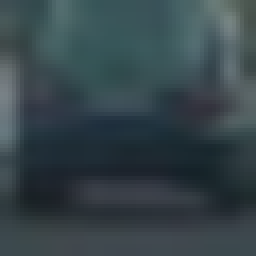
#> input picture VehicleDetection/training_set/vehicles/GTI_Far/image0022.png, 64 x 64 px (shown 4 times larger); its folder holds 3 pictures in this run
$ jupyter execute --allow-errors vehicle_detection_project.ipynb   (shell and % lines are left out)   (older library calls are emulated)
#> lines starting #> are read from the running program, lines starting #| are printed output that depends on the picture
# Udacity Self-Driving Car Engineer Nanodegree Program
## Vehicle Detection Project
---
The goals / steps of this project are the following:

* Perform a Histogram of Oriented Gradients (HOG) feature extraction on a labeled training set of images and train a classifier Linear SVM classifier
* Optionally, you can also apply a color transform and append binned color features, as well as histograms of color, to your HOG feature vector.
* Note: for those first two steps don't forget to normalize your features and randomize a selection for training and testing.
* Implement a sliding-window technique and use your trained classifier to search for vehicles in images.
* Run your pipeline on a video stream (start with the test_video.mp4 and later implement on full project_video.mp4) and create a heat map of recurring detections frame by frame to reject outliers and follow detected vehicles.
* Estimate a bounding box for vehicles detected.
---

### Import Statements

[cell 1]
from skimage.feature import hog
from sklearn.svm import LinearSVC
from sklearn.preprocessing import StandardScaler
# for scikit-learn >= 0.18 use:
from sklearn.model_selection import train_test_split
# from sklearn.cross_validation import train_test_split
from scipy.ndimage.measurements import label
import matplotlib.image as mpimg
import matplotlib.pyplot as plt
from moviepy.editor import VideoFileClip
from IPython.display import HTML
import numpy as np
import pickle
import cv2
import glob
import time


print('...')

### Load Training Data

[cell 2]
car_images = glob.glob('training_set/vehicles/**/*.png')
noncar_images = glob.glob('training_set/non-vehicles/**/*.png')
print(len(car_images), len(noncar_images))

### Visualize Some of the Data

[cell 3]
# fig, axs = plt.subplots(8,8, figsize=(16, 16))
# fig.subplots_adjust(hspace = .2, wspace=.001)
# axs = axs.ravel()

# # Step through the list and search for chessboard corners
# for i in np.arange(32):
#     img = cv2.imread(car_images[np.random.randint(0,len(car_images))])
#     img = cv2.cvtColor(img,cv2.COLOR_BGR2RGB)
#     axs[i].axis('off')
#     axs[i].set_title('car', fontsize=10)
#     axs[i].imshow(img)
# for i in np.arange(32,64):
#     img = cv2.imread(noncar_images[np.random.randint(0,len(noncar_images))])
#     img = cv2.cvtColor(img,cv2.COLOR_BGR2RGB)
#     axs[i].axis('off')
#     axs[i].set_title('nope', fontsize=10)
#     axs[i].imshow(img)

### Define Method to Convert Image to Histogram of Oriented Gradients (HOG)
*This method was duplicated from lesson materials*

[cell 4]
def get_hog_features(img, orient, pix_per_cell, cell_per_block,
                        vis=False, feature_vec=True):
    # Call with two outputs if vis==True
    if vis == True:
        features, hog_image = hog(img, orientations=orient,
                                  pixels_per_cell=(pix_per_cell, pix_per_cell),
                                  cells_per_block=(cell_per_block, cell_per_block),
                                  transform_sqrt=False,
                                  visualise=vis, feature_vector=feature_vec)
        return features, hog_image
    # Otherwise call with one output
    else:
        features = hog(img, orientations=orient,
                       pixels_per_cell=(pix_per_cell, pix_per_cell),
                       cells_per_block=(cell_per_block, cell_per_block),
                       transform_sqrt=False,
                       visualise=vis, feature_vector=feature_vec)
        return features

print('...')

Visualize HOG on example image

[cell 5]
# [17 lines of commented-out code are left out]

### Method to Extract HOG Features from an Array of Car and Non-Car Images
*The code for this method was mostly duplicated from course lesson material.*

[cell 6]
# Define a function to extract features from a list of image locations
# This function could also be used to call bin_spatial() and color_hist() (as in the lessons) to extract
# flattened spatial color features and color histogram features and combine them all (making use of StandardScaler)
# to be used together for classification
def extract_features(imgs, cspace='RGB', orient=9,
                        pix_per_cell=8, cell_per_block=2, hog_channel=0):
    # Create a list to append feature vectors to
#> called with cspace = 'YUV', orient = 11, pix_per_cell = 16, cell_per_block = 2, hog_channel = 'ALL'
    features = []
    # Iterate through the list of images
    for file in imgs:
        # Read in each one by one
        image = mpimg.imread(file)
#> image is the input picture: shape (64, 64, 3) float32; mean R, G, B 0.211, 0.269, 0.291
        # apply color conversion if other than 'RGB'
        if cspace != 'RGB':
            if cspace == 'HSV':
                feature_image = cv2.cvtColor(image, cv2.COLOR_RGB2HSV)
            elif cspace == 'LUV':
                feature_image = cv2.cvtColor(image, cv2.COLOR_RGB2LUV)
            elif cspace == 'HLS':
                feature_image = cv2.cvtColor(image, cv2.COLOR_RGB2HLS)
            elif cspace == 'YUV':
                feature_image = cv2.cvtColor(image, cv2.COLOR_RGB2YUV)
#> feature_image: shape (64, 64, 3) float32; mean of channels 0, 1, 2 0.254, 0.518, 0.462
            elif cspace == 'YCrCb':
                feature_image = cv2.cvtColor(image, cv2.COLOR_RGB2YCrCb)
        else: feature_image = np.copy(image)

        # Call get_hog_features() with vis=False, feature_vec=True
        if hog_channel == 'ALL':
            hog_features = []
            for channel in range(feature_image.shape[2]):
                hog_features.append(get_hog_features(feature_image[:,:,channel],
                                    orient, pix_per_cell, cell_per_block,
                                    vis=False, feature_vec=True))
#> after the loop, hog_features = 3 items
            hog_features = np.ravel(hog_features)
#> hog_features = 1188 values, max 0.414 at index 313, min 0 at index 796, mean 0.117
        else:
            hog_features = get_hog_features(feature_image[:,:,hog_channel], orient,
                        pix_per_cell, cell_per_block, vis=False, feature_vec=True)
        # Append the new feature vector to the features list
        features.append(hog_features)
    # Return list of feature vectors
    return features

print('...')

### Extract Features for Input Datasets and Combine, Define Labels Vector, Shuffle and Split

[cell 7]
# Feature extraction parameters
colorspace = 'YUV' # Can be RGB, HSV, LUV, HLS, YUV, YCrCb
orient = 11
pix_per_cell = 16
cell_per_block = 2
hog_channel = 'ALL' # Can be 0, 1, 2, or "ALL"

t = time.time()
car_features = extract_features(car_images, cspace=colorspace, orient=orient,
                        pix_per_cell=pix_per_cell, cell_per_block=cell_per_block,
                        hog_channel=hog_channel)
notcar_features = extract_features(noncar_images, cspace=colorspace, orient=orient,
                        pix_per_cell=pix_per_cell, cell_per_block=cell_per_block,
                        hog_channel=hog_channel)
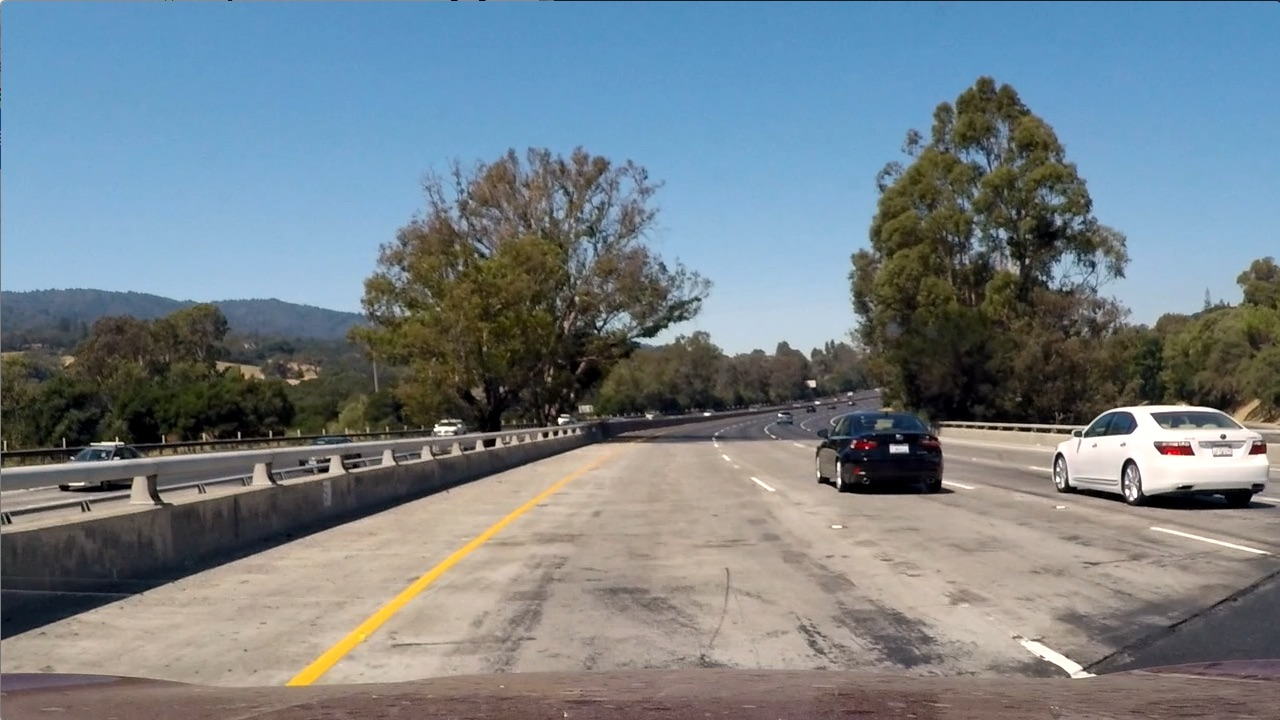
#> input picture VehicleDetection/test_images/test1.jpg, 1280 x 720 px
#> further down, test_img is the input picture: shape (720, 1280, 3); mean R, G, B 117.5, 128.7, 135.5
t2 = time.time()
print(round(t2-t, 2), 'Seconds to extract HOG features...')
# Create an array stack of feature vectors
#> (the rest of this cell did not finish here and is left out)

**Parameter exploration**

| Configuration Label | Colorspace | Orientations | Pixels Per Cell | Cells Per Block | HOG Channel | Extract Time |
| :-----------------: | :--------: | :----------: | :-------------: | :-------------: | :---------: | ------------:|
| 1                   | RGB        | 9            | 8               | 2               | ALL         | 71.16        |
| 2                   | HSV        | 9            | 8               | 2               | 1           | 43.74        |
| 3                   | HSV        | 9            | 8               | 2               | 2           | 36.35        |
| 4                   | LUV        | 9            | 8               | 2               | 0           | 37.42        |
| 5                   | LUV        | 9            | 8               | 2               | 1           | 38.34        |
| 6                   | HLS        | 9            | 8               | 2               | 0           | 37.42        |
| 7                   | HLS        | 9            | 8               | 2               | 1           | 42.04        |
| 8                   | YUV        | 9            | 8               | 2               | 0           | 35.86        |
| 9                   | YCrCb      | 9            | 8               | 2               | 1           | 38.32        |
| 10                  | YCrCb      | 9            | 8               | 2               | 2           | 38.99        |
| 11                  | HSV        | 9            | 8               | 2               | ALL         | 79.72        |
| 12                  | LUV        | 9            | 8               | 2               | ALL         | 78.57        |
| 13                  | HLS        | 9            | 8               | 2               | ALL         | 81.37        |
| 14                  | YUV        | 9            | 8               | 2               | ALL         | 81.82        |
| 15                  | YCrCb      | 9            | 8               | 2               | ALL         | 79.05        |
| 16                  | YUV        | 9            | 8               | 1               | 0           | 44.04        |
| 17                  | YUV        | 9            | 8               | 3               | 0           | 37.74        |
| 18                  | YUV        | 6            | 8               | 2               | 0           | 37.12        |
| 19                  | YUV        | 12           | 8               | 2               | 0           | 40.11        |
| 20                  | YUV        | 11           | 8               | 2               | 0           | 38.01        |
| 21                  | YUV        | 11           | 16              | 2               | 0           | 30.21        |
| 22                  | YUV        | 11           | 12              | 2               | 0           | 30.33        |
| 23                  | YUV        | 11           | 4               | 2               | 0           | 69.08        |
| 24                  | YUV        | 11           | 16              | 2               | ALL         | 55.20        |
| 25                  | YUV        | 7            | 16              | 2               | ALL         | 53.18        |

### Train a Classifier

[cell 8]
# Use a linear SVC
svc = LinearSVC()
# Check the training time for the SVC
t = time.time()
#> (the rest of this cell did not finish here and is left out)

**Exploration**

| Configuration (above) | Classifier | Accuracy | Train Time |
| :-------------------: | :--------: | -------: | ---------: |
| 1                     | Linear SVC | 97.52    | 19.21      |
| 2                     | Linear SVC | 91.92    | 5.53       |
| 3                     | Linear SVC | 96.09    | 4.29       |
| 4                     | Linear SVC | 95.72    | 4.33       |
| 5                     | Linear SVC | 94.51    | 4.51       |
| 6                     | Linear SVC | 92.34    | 4.97       |
| 7                     | Linear SVC | 95.81    | 4.04       |
| 8                     | Linear SVC | 96.28    | 5.04       |
| 9                     | Linear SVC | 94.88    | 4.69       |
| 10                    | Linear SVC | 93.78    | 4.59       |
| 11                    | Linear SVC | 98.31    | 16.03      |
| 12                    | Linear SVC | 97.52    | 14.77      |
| 13                    | Linear SVC | 98.42    | 13.46      |
| 14                    | Linear SVC | 98.40    | 15.68      |
| 15                    | Linear SVC | 98.06    | 12.86      |
| 16                    | Linear SVC | 94.76    | 5.11       |
| 17                    | Linear SVC | 96.11    | 6.71       |
| 18                    | Linear SVC | 95.81    | 3.79       |
| 19                    | Linear SVC | 95.95    | 4.84       |
| 20                    | Linear SVC | 96.59    | 5.46       |
| 21                    | Linear SVC | 95.16    | 0.52       |
| 22                    | Linear SVC | 94.85    | 1.27       |
| 23                    | Linear SVC | 95.92    | 21.39      |
| 24                    | Linear SVC | 98.17    | 1.14       |
| 25                    | Linear SVC | 97.61    | 1.42       |

### Method for Using Classifier to Detect Cars in an Image
*This code is adapted from lesson material*

[cell 9]
# Define a single function that can extract features using hog sub-sampling and make predictions
def find_cars(img, ystart, ystop, scale, cspace, hog_channel, svc, X_scaler, orient,
              pix_per_cell, cell_per_block, spatial_size, hist_bins, show_all_rectangles=False):

    # array of rectangles where cars were detected
#> called with ystart = 400, ystop = 656, scale = 1.5, cspace = 'YUV', hog_channel = 'ALL', orient = 11, pix_per_cell = 16, cell_per_block = 2
    rectangles = []

    img = img.astype(np.float32)/255
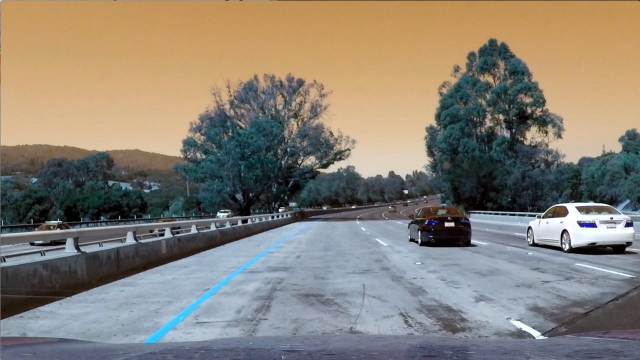
#> img: shape (720, 1280, 3) float32 (shown at 1/2 size); mean of channels 0, 1, 2 0.461, 0.505, 0.532; drawn as B, G, R

    img_tosearch = img[ystart:ystop,:,:]
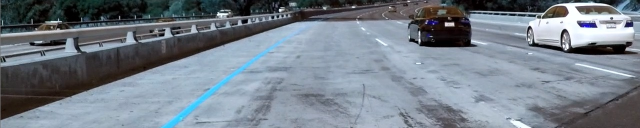
#> img_tosearch: shape (256, 1280, 3) float32 (shown at 1/2 size); mean of channels 0, 1, 2 0.542, 0.5, 0.462; drawn as B, G, R

    # apply color conversion if other than 'RGB'
    if cspace != 'RGB':
        if cspace == 'HSV':
            ctrans_tosearch = cv2.cvtColor(img_tosearch, cv2.COLOR_RGB2HSV)
        elif cspace == 'LUV':
            ctrans_tosearch = cv2.cvtColor(img_tosearch, cv2.COLOR_RGB2LUV)
        elif cspace == 'HLS':
            ctrans_tosearch = cv2.cvtColor(img_tosearch, cv2.COLOR_RGB2HLS)
        elif cspace == 'YUV':
            ctrans_tosearch = cv2.cvtColor(img_tosearch, cv2.COLOR_RGB2YUV)
#> ctrans_tosearch: shape (256, 1280, 3) float32; mean of channels 0, 1, 2 0.508, 0.477, 0.529
        elif cspace == 'YCrCb':
            ctrans_tosearch = cv2.cvtColor(img_tosearch, cv2.COLOR_RGB2YCrCb)
    else: ctrans_tosearch = np.copy(image)

    # rescale image if other than 1.0 scale
    if scale != 1:
        imshape = ctrans_tosearch.shape
        ctrans_tosearch = cv2.resize(ctrans_tosearch, (np.int(imshape[1]/scale), np.int(imshape[0]/scale)))
#> ctrans_tosearch: shape (170, 853, 3) float32; mean of channels 0, 1, 2 0.508, 0.477, 0.529

    # select colorspace channel for HOG
    if hog_channel == 'ALL':
        ch1 = ctrans_tosearch[:,:,0]
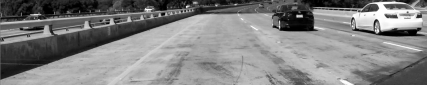
#> ch1: shape (170, 853) float32 (shown at 1/2 size); min 0, max 1, mean 0.508
        ch2 = ctrans_tosearch[:,:,1]
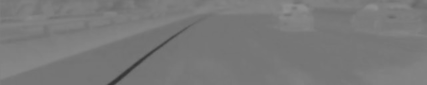
#> ch2: shape (170, 853) float32 (shown at 1/2 size); min 0.197, max 0.568, mean 0.477
        ch3 = ctrans_tosearch[:,:,2]
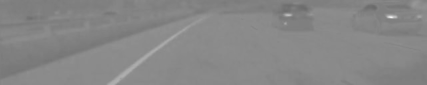
#> ch3: shape (170, 853) float32 (shown at 1/2 size); min 0.416, max 0.981, mean 0.529
    else:
        ch1 = ctrans_tosearch[:,:,hog_channel]

    # Define blocks and steps as above
    nxblocks = (ch1.shape[1] // pix_per_cell)+1  #-1
    nyblocks = (ch1.shape[0] // pix_per_cell)+1  #-1
    nfeat_per_block = orient*cell_per_block**2
    # 64 was the orginal sampling rate, with 8 cells and 8 pix per cell
    window = 64
    nblocks_per_window = (window // pix_per_cell)-1
    cells_per_step = 2  # Instead of overlap, define how many cells to step
    nxsteps = (nxblocks - nblocks_per_window) // cells_per_step
    nysteps = (nyblocks - nblocks_per_window) // cells_per_step

    # Compute individual channel HOG features for the entire image
    hog1 = get_hog_features(ch1, orient, pix_per_cell, cell_per_block, feature_vec=False)
    if hog_channel == 'ALL':
        hog2 = get_hog_features(ch2, orient, pix_per_cell, cell_per_block, feature_vec=False)
        hog3 = get_hog_features(ch3, orient, pix_per_cell, cell_per_block, feature_vec=False)

    for xb in range(nxsteps):
        for yb in range(nysteps):
            ypos = yb*cells_per_step
            xpos = xb*cells_per_step
            # Extract HOG for this patch
            hog_feat1 = hog1[ypos:ypos+nblocks_per_window, xpos:xpos+nblocks_per_window].ravel()
            if hog_channel == 'ALL':
                hog_feat2 = hog2[ypos:ypos+nblocks_per_window, xpos:xpos+nblocks_per_window].ravel()
                hog_feat3 = hog3[ypos:ypos+nblocks_per_window, xpos:xpos+nblocks_per_window].ravel()
                hog_features = np.hstack((hog_feat1, hog_feat2, hog_feat3))
            else:
                hog_features = hog_feat1

            xleft = xpos*pix_per_cell
            ytop = ypos*pix_per_cell

            ################ ONLY FOR BIN_SPATIAL AND COLOR_HIST ################

            # Extract the image patch
            #subimg = cv2.resize(ctrans_tosearch[ytop:ytop+window, xleft:xleft+window], (64,64))

            # Get color features
            #spatial_features = bin_spatial(subimg, size=spatial_size)
            #hist_features = color_hist(subimg, nbins=hist_bins)

            # Scale features and make a prediction
            #test_features = X_scaler.transform(np.hstack((spatial_features, hist_features, hog_features)).reshape(1, -1))
            #test_features = X_scaler.transform(np.hstack((shape_feat, hist_feat)).reshape(1, -1))
            #test_prediction = svc.predict(test_features)

            ######################################################################

            #test_prediction = svc.predict(hog_features)
            test_prediction = svc.predict(hog_features.reshape(1,-1))
            if test_prediction == 1 or show_all_rectangles:
                xbox_left = np.int(xleft*scale)
                ytop_draw = np.int(ytop*scale)
                win_draw = np.int(window*scale)
                rectangles.append(((xbox_left, ytop_draw+ystart),(xbox_left+win_draw,ytop_draw+win_draw+ystart)))
#> after the loop, rectangles = []

    return rectangles

print('...')

### Test `Find_Cars` on an Example Image

[cell 10]
test_img = mpimg.imread('./test_images/test1.jpg')

ystart = 400
ystop = 656
scale = 1.5
colorspace = 'YUV' # Can be RGB, HSV, LUV, HLS, YUV, YCrCb
orient = 11
pix_per_cell = 16
cell_per_block = 2
hog_channel = 'ALL' # Can be 0, 1, 2, or "ALL"

#> (the rest of this cell did not finish here and is left out)

### Method to Draw Rectangles onto an Image
*Duplicated from lesson material*

[cell 11]
# Here is your draw_boxes function from the previous exercise
# [13 lines left out: function draw_boxes, not called in this run]

print('...')

Draw the rectangles onto the example image

[cell 12]
# [4 lines of commented-out code are left out]

### Show All Potential Search Areas

Becuase the size and position of cars in the image will be different depending on their distance from the camera, `find_cars` will have to be called a few times with different `ystart`, `ystop`, and `scale` values. These next few blocks of code are for determining the values for these parameters that work best.

[cell 13]
# [20 lines of commented-out code are left out]

[cell 14]
# [20 lines of commented-out code are left out]

[cell 15]
# [20 lines of commented-out code are left out]

[cell 16]
# [20 lines of commented-out code are left out]

### Combine Various Sliding Window Searches

[cell 17]
test_img = mpimg.imread('./test_images/test1.jpg')

rectangles = []

colorspace = 'YUV' # Can be RGB, HSV, LUV, HLS, YUV, YCrCb
orient = 11
pix_per_cell = 16
cell_per_block = 2
hog_channel = 'ALL' # Can be 0, 1, 2, or "ALL"


ystart = 400
ystop = 464
scale = 1.0
#> (the rest of this cell did not finish here and is left out)

#> call 2 of find_cars, with ystart = 400, ystop = 464, scale = 1, cspace = 'YUV', hog_channel = 'ALL', orient = 11, pix_per_cell = 16, cell_per_block = 2
#> in find_cars (call 2), `img_tosearch = img[ystart:ystop,:,:]`:
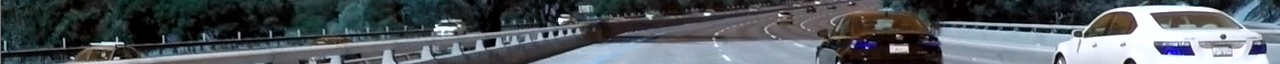
#> img_tosearch: shape (64, 1280, 3) float32; mean of channels 0, 1, 2 0.374, 0.354, 0.33; drawn as B, G, R
#> (the rest of the program and of its run is left out)
